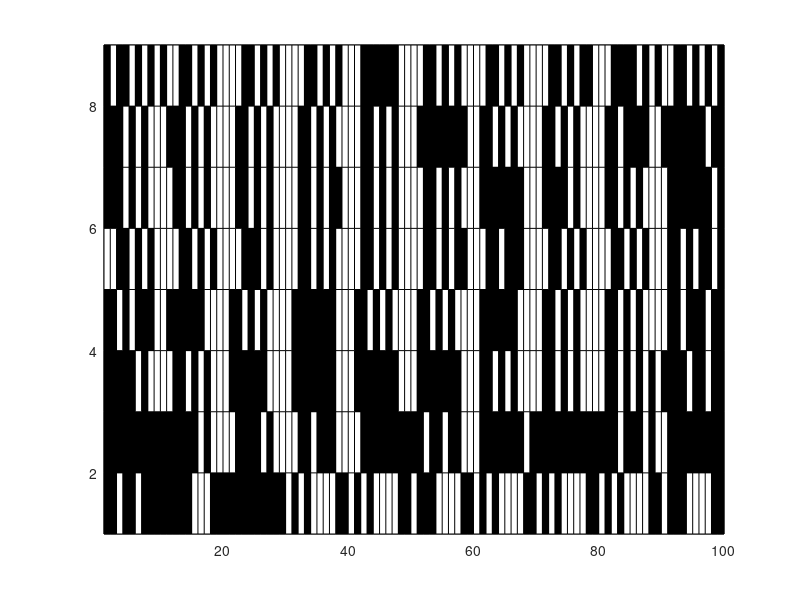

Source code (MATLAB):
% Alex Ching
% CSE 562 S21 A3

% Implementing analyzer from this paper for A3.
% https://cs.dartmouth.edu/~xia/papers/mobisys15-hilight.pdf

clear all;
close all;
clc;

load('data.mat');

i = 0;
sample_freq = 60;
sample_period = 1/sample_freq;
sample_length = 6;
sample_time_vector = (0:sample_length-1)*sample_period;

bit = zeros(9,100);

shift = [2, 3, 4, 2, 2, 6, 5 ,1];

frame_window = zeros(6,1);
for i = 1:8
    frame = data{i};
    frame = frame(shift(i):end);
    
% for m = 1:7
%     frame = frame(m:end);

    k = 0;
    for j = 0:floor(length(frame)/6) - 1
        k = k+1;
        frame_window = frame(j*6+1:j*6+6);

        Y = fft(frame_window);
        P2 = abs(Y/sample_length);
        P1 = P2(1:sample_length/2+1);
        P1(2:end-1) = 2*P1(2:end-1);

        f = sample_freq*(0:(sample_length/2))/sample_length;

        [maxOut, index] = max(P1(3:4));
        window_freq = f(index+2);

        if window_freq == 30
%             test(m,k) = 1;
            bit(i,k) = 1;
        elseif window_freq == 20
%             test(m,k) = 0;
            bit(i,k) = 0;
        else
%             test(m,k) = -1;
            bit(i,k) = -1;
        end
%     end
    end
    
end

pcolor(bit);
colormap(gray(2))
